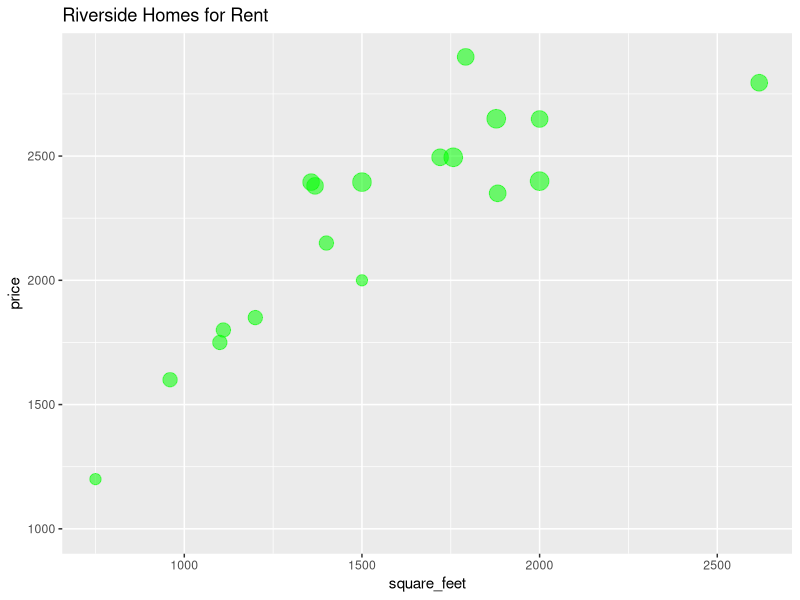

This figure's R source: (Note: this script raises an error after producing the figure.)
## ---- chunk 1
library(readr)
library(ggplot2)
library(tidyr)
library(dplyr)
library(gridExtra)
# sample for reading in data that we scraped. 
shoreview_rentals <- read_csv("Shoreview_rentals.csv")
## ---- chunk 2
shr_rnt <- shoreview_rentals |>
  mutate(price = parse_number(price)) |>
  ggplot(aes(x = square_feet, y = price, size = bedroom_s_, alpha = 0.1)) +
  geom_point(color = 'green') +
  theme(legend.position = "none") +
  ggtitle("Riverside Homes for Rent")
shr_rnt

shr_buy <- shoreview_buy |>
  mutate(price = parse_number(price)) |>
  ggplot(aes(x = square_feet, y = price, size = bedroom_s_, alpha = 0.1)) +
  geom_point(color = 'blue') +
  theme(legend.position = "none") +
  ggtitle("Shoreview Homes for Sale")
shr_buy

riv_rnt <- riverside_rentals |>
  mutate(price = parse_number(price)) |>
  ggplot(aes(x = square_feet, y = price, size = bedroom_s_, alpha = 0.1)) +
  geom_point(color = 'orange') +
  theme(legend.position = "none") +
  ggtitle("Riverside Homes for Rent")
riv_rnt

riv_buy <- riverside_buy |>
  mutate(price = parse_number(price)) |>
  ggplot(aes(x = square_feet, y = price, size = bedroom_s_, alpha = 0.1)) +
  geom_point(color = 'red') +
  theme(legend.position = "none") +
  ggtitle("Riverside Homes for Sale")
riv_buy

grid.arrange(shr_rnt, shr_buy, riv_rnt, riv_buy)
